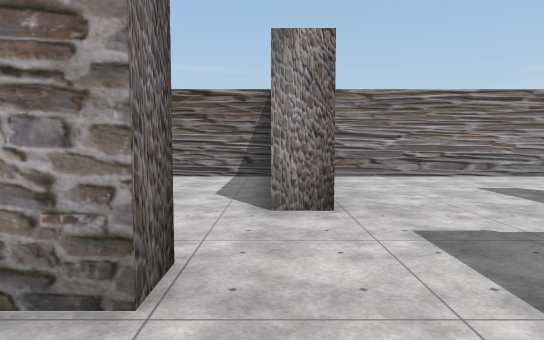
View 1 (above)

24 first-person views from a walk through a 3-D level made in the Unity game engine. The camera is 1.4 m above the floor, tilts 4° down and sees 70° across. The floor is counted in squares, 2 m on a side. Each view is taken from the middle of a square. On the plan, view 1 faces up. The plan holds only what a view shows up to about 11 squares ahead; the rest is blank. The place goes on beyond the plan. The player is left out. Door leaves are left out, so doorways stand open. Some surface patterns are stand-ins.

View 2
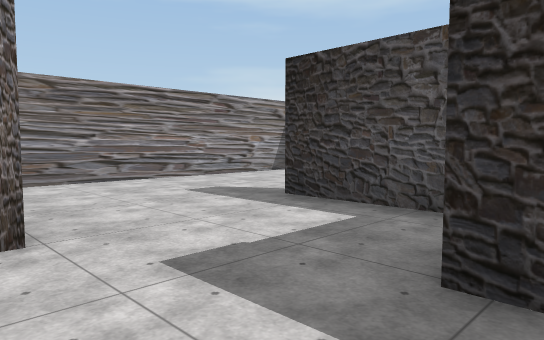

View 3
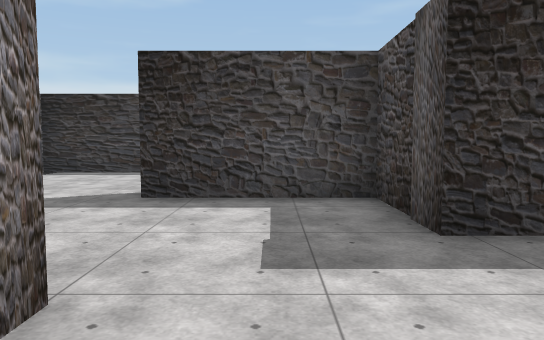

View 4
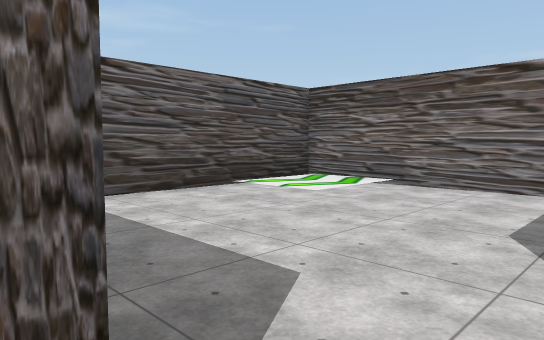

View 5
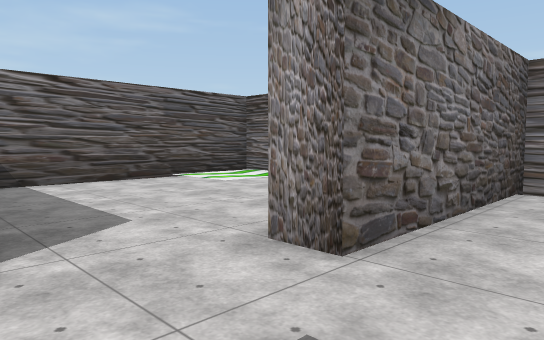

View 6
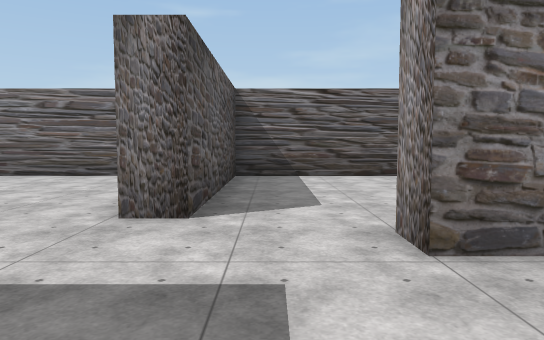

View 7
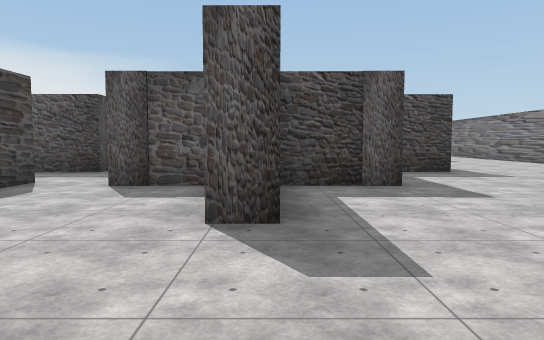

View 8
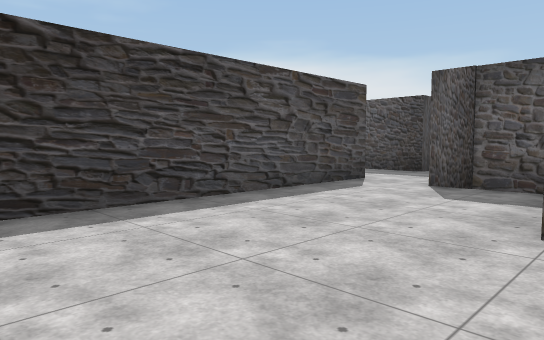

View 9
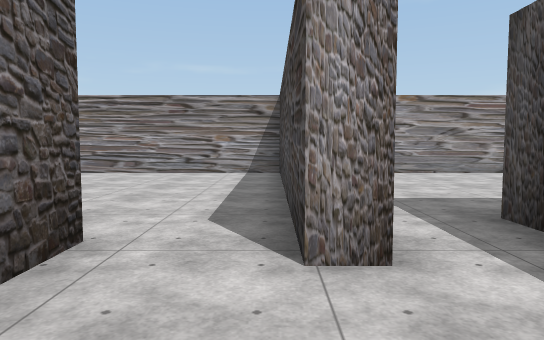

View 10
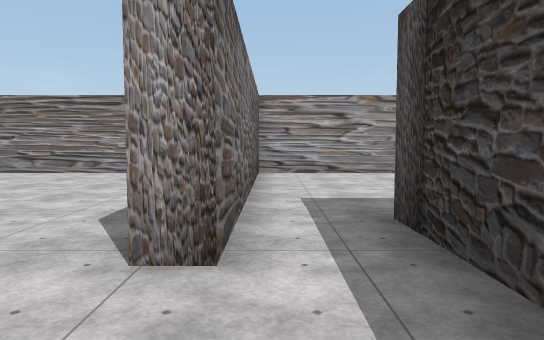

View 11
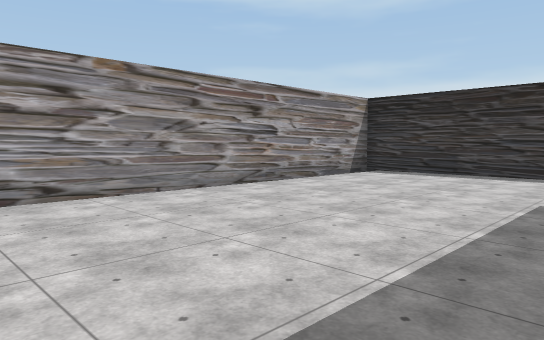

View 12
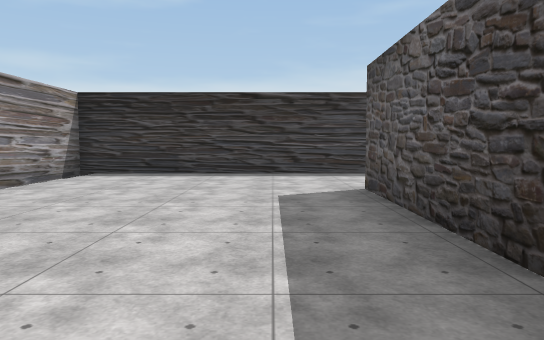

View 13
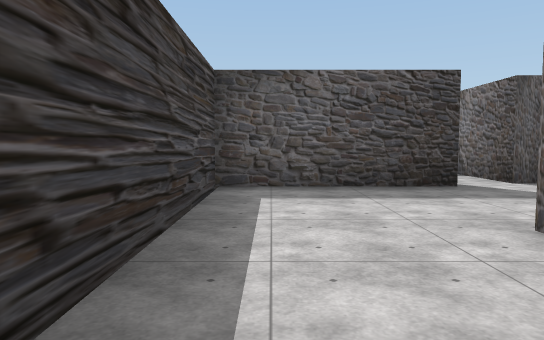

View 14
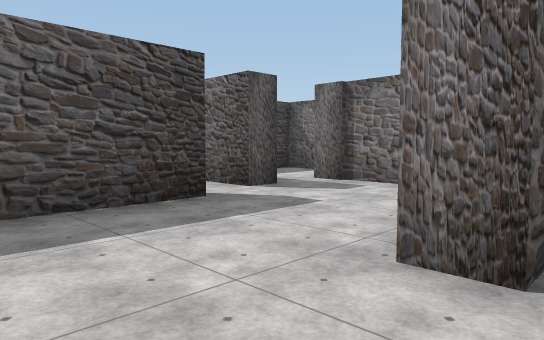

View 15
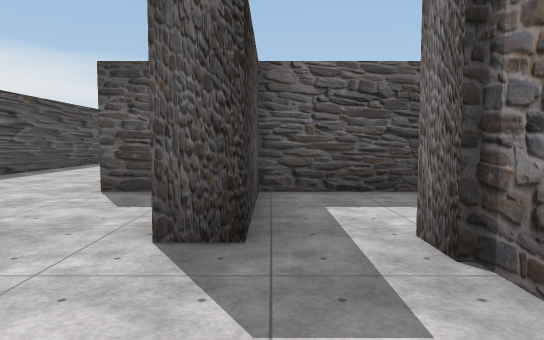

View 16
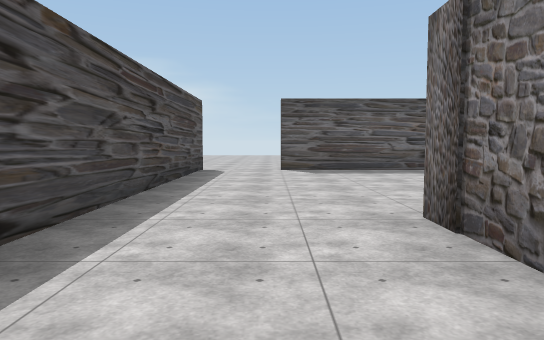

View 17
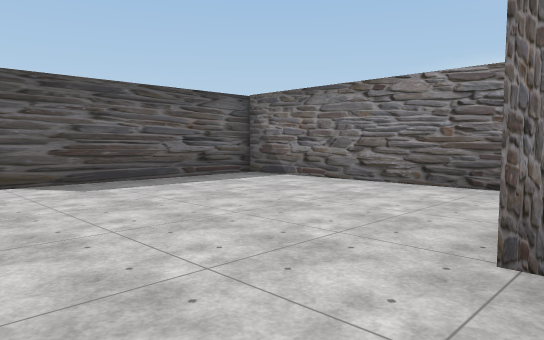

View 18
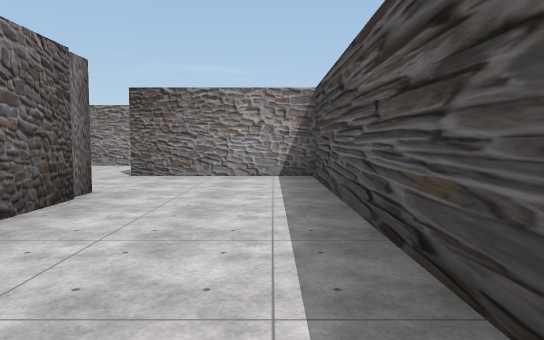

View 19
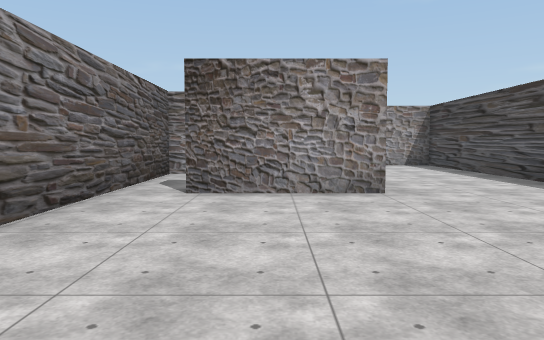

View 20
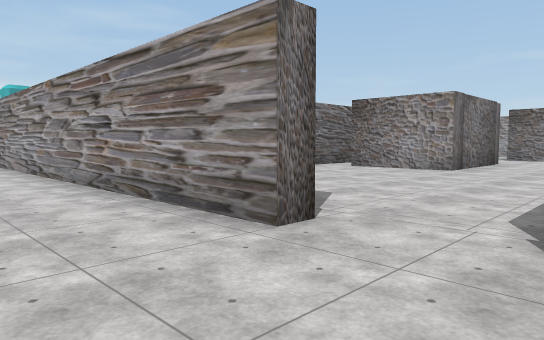

View 21
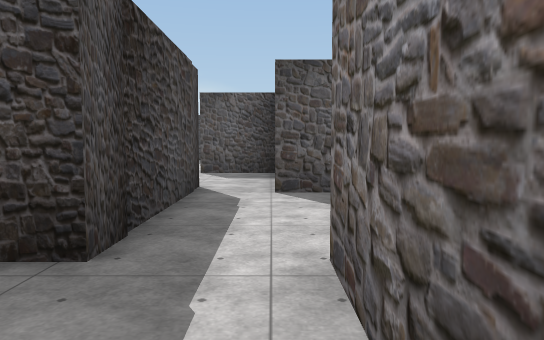

View 22
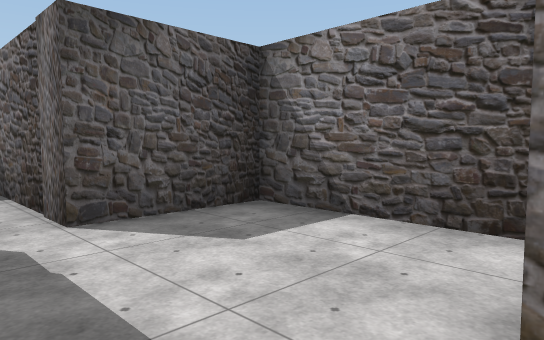

View 23
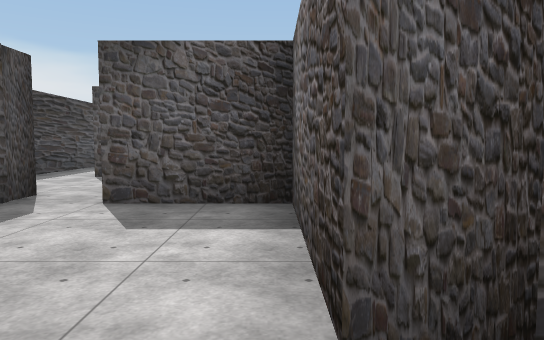

View 24
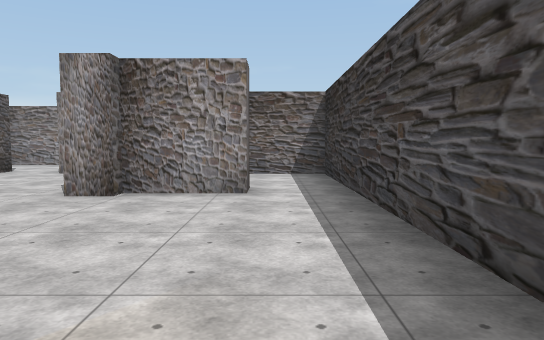

### Floor plan
Ten units are one square. View 1 is at (0, 0); x grows to the right and y downward. Boxes are objects, and circles mark ways between rooms. Rooms are numbered by the first view taken in them; rooms with no view inside come last. Other rooms are left out.
<svg viewBox="-58 -89 253 252">
<path fill="none" stroke="#000" d="M50 -17 67 -17 67 -5M19 -9 19 -17 39 -17 39 -47 46 -47M-6 -22 -6 -16M82 -12 82 -84 6 -84 6 -40 -1 -40M-4 13 9 13M0 -84 -53 -84 -53 -22 -6 -22M82 13 98 13M87 -12 82 -12M67 -5 67 14M102 -5 102 -14M110 -26 149 -26 149 -19M102 -14 102 -26M107 1 107 12M140 13 179 13 179 -84 86 -84M109 11 109 20M122 17 128 17M87 -80 87 -12M107 84 107 152 158 152M136 44 146 44 146 86 118 86M179 158 179 18 140 18M128 17 128 38M158 157 49 157M40 13 48 13M70 89 62 89M87 86 69 86M102 124 102 84M48 13 48 44 69 44M82 52 82 13M69 44 69 72M69 80 87 80 87 86M102 84 102 52 85 52"/>
<circle cx="0" cy="-30" r="3" fill="#2a7"/>
<circle cx="70" cy="-10" r="3" fill="#2a7"/>
<circle cx="90" cy="-20" r="3" fill="#2a7"/>
<circle cx="70" cy="10" r="3" fill="#2a7"/>
<circle cx="135" cy="15" r="3" fill="#2a7"/>
<circle cx="170" cy="155" r="3" fill="#2a7"/>
<circle cx="50" cy="10" r="3" fill="#2a7"/>
<circle cx="90" cy="80" r="3" fill="#2a7"/>
<text x="40" y="-50">1</text>
<text x="-30" y="-60">2</text>
<text x="80" y="0">3</text>
<text x="130" y="-40">4</text>
<text x="150" y="90">5</text>
<text x="190" y="100">6</text>
<text x="40" y="0">7</text>
<text x="60" y="100">8</text>
<text x="60" y="30">9</text>
<text x="80" y="60">10</text>
</svg>
Room 1 opens to room 2. Room 1 opens to room 3. Room 3 opens to room 4. Room 3 opens to room 9. Room 4 opens to room 5. Room 5 opens to room 6. Room 7 opens to room 9. Room 8 opens to room 10.

Where each view was taken, in squares from view 1:
view 1: 0 up, 0 right, facing up
view 2: 1 up, 0 right, facing up-right
view 3: 3 up, 1 left, facing right
view 4: 2 up, 0 right, facing up-left
view 5: 2 up, 2 right, facing up-left
view 6: 3 up, 3 right, facing left
view 7: 8 up, 4 right, facing down
view 8: 8 up, 4 right, facing down-right
view 9: 1 down, 8 right, facing up
view 10: 1 down, 9 right, facing up
view 11: 3 up, 9 right, facing up-right
view 12: 4 up, 9 right, facing right
view 13: 5 up, 17 right, facing down
view 14: 3 up, 17 right, facing down-left
view 15: 1 up, 12 right, facing down
view 16: 5 down, 16 right, facing down
view 17: 8 down, 17 right, facing down-left
view 18: 10 down, 17 right, facing up
view 19: 14 down, 13 right, facing up
view 20: 18 down, 18 right, facing up-left
view 21: 1 up, 7 right, facing down
view 22: 1 down, 8 right, facing down-left
view 23: 0 up, 5 right, facing down
view 24: 14 down, 9 right, facing up
